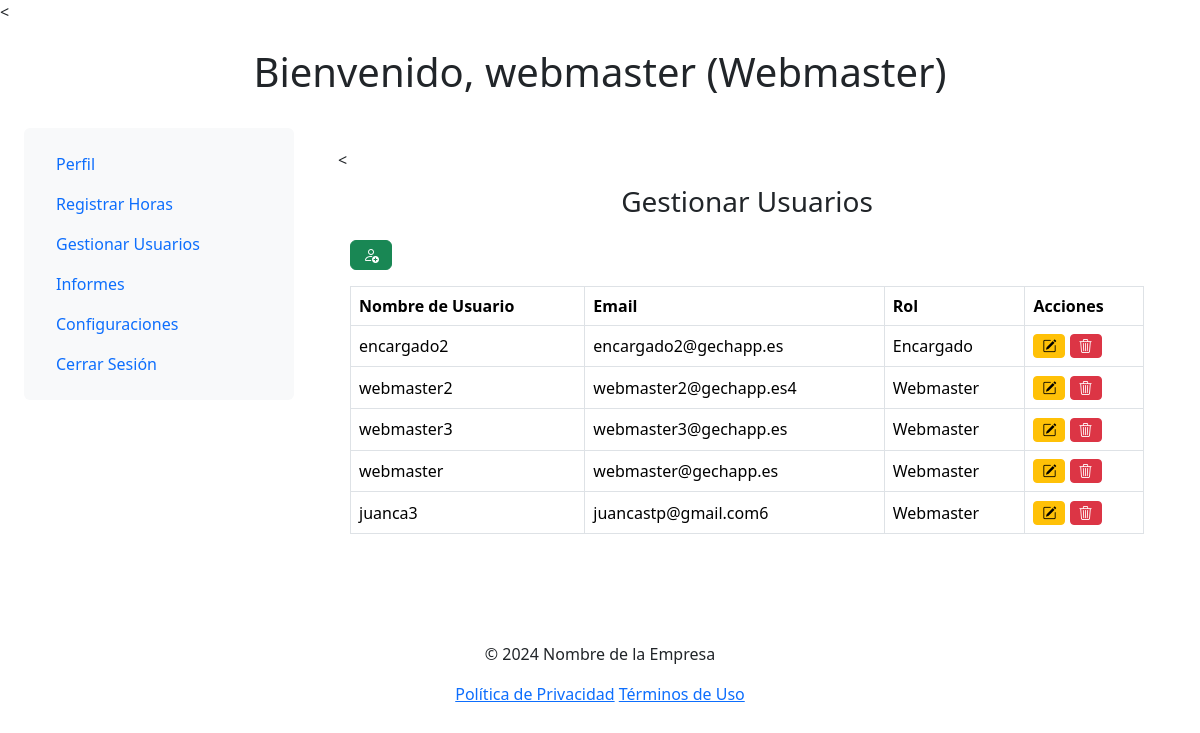
Page /dashboard.php?page=manage_users (signed in) on the earlier database version.
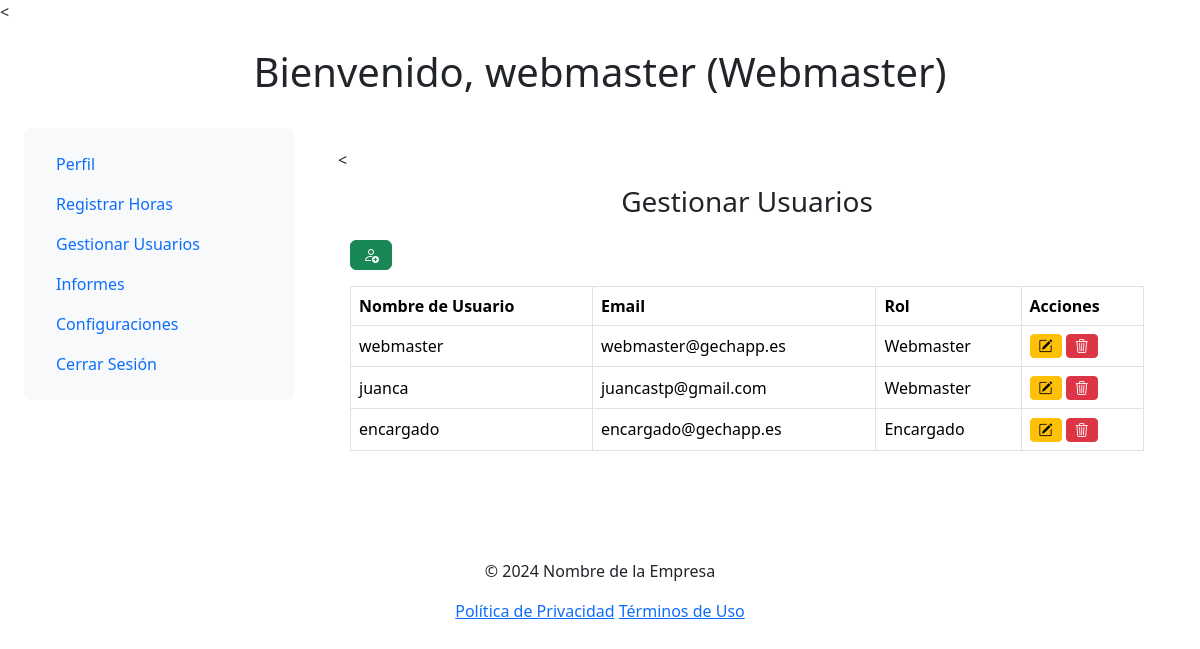
Same page on the later database version.
### tables this page shows
CREATE TABLE `users` (
  `id` int(11) NOT NULL,
  `username` varchar(50) NOT NULL,
  `email` varchar(100) NOT NULL,
  `password` varchar(255) NOT NULL,
  `created_at` timestamp NOT NULL DEFAULT current_timestamp(),
  `role_id` int(11) DEFAULT NULL
);

CREATE TABLE `roles` (
  `id` int(11) NOT NULL,
  `role_name` varchar(50) NOT NULL
);

### manage_users.php (the view, shortened to what the changed rows need)
<?php
include('db_config.php');
$sql = "SELECT u.id, u.username, u.email, r.role_name FROM users u JOIN roles r ON u.role_id = r.id";
$result = $conn->query($sql);
?>
<!DOCTYPE html>
<html lang="es">
<head>
    <link href="https://cdn.jsdelivr.net/npm/bootstrap@5.3.3/dist/css/bootstrap.min.css" rel="stylesheet">
    <link rel="stylesheet" href="https://cdn.jsdelivr.net/npm/bootstrap-icons@1.11.3/font/bootstrap-icons.min.css">
</head>
<body>
<main class="container">
    <div class="row">
        <div class="col-md-12">
            <div class="table-responsive">
                <table class="table table-hover table-bordered">
                    <thead class="thead-dark">
                        <tr>
                            <th>Nombre de Usuario</th>
                            <th>Email</th>
                            <th>Rol</th>
                            <th>Acciones</th>
                        </tr>
                    </thead>
                    <tbody>
                        <?php while ($row = $result->fetch_array()): ?>
                        <tr>
                            <td><?php echo htmlspecialchars($row['username']); ?></td>
                            <td><?php echo htmlspecialchars($row['email']); ?></td>
                            <td><?php echo htmlspecialchars($row['role_name']); ?></td>
                            <td>
                                <a href="#" class="btn btn-warning btn-sm" data-toggle="modal" data-target="#editUserModal<?php echo $row['id']; ?>"><i class="bi bi-pencil-square"></i></a>
                                <a href="#" class="btn btn-danger btn-sm" data-toggle="modal" data-target="#confirmDeleteModal<?php echo $row['id']; ?>"><i class="bi bi-trash3"></i></a>
                            </td>
                        </tr>
                        <?php endwhile; ?>
                    </tbody>
                </table>
            </div>
        </div>
    </div>
</main>
</body>
</html>

### dashboard.php (shortened to what the changed rows need)
<?php
include('db_config.php');
$user_id = $_SESSION['user_id'];
$sql = "SELECT role_id, username, email, role_name FROM users u JOIN roles r ON u.role_id = r.id WHERE u.id = ?";
$stmt = $conn->prepare($sql);
$stmt->bind_param("i", $user_id);
$stmt->execute();
$stmt->bind_result($role_id, $username, $email, $role_name);
?>
<!DOCTYPE html>
<html lang="es">
<head>
    <link href="https://cdn.jsdelivr.net/npm/bootstrap@5.3.3/dist/css/bootstrap.min.css" rel="stylesheet">
    <link rel="stylesheet" href="https://cdnjs.cloudflare.com/ajax/libs/bootstrap-icons/1.5.0/font/bootstrap-icons.min.css">
    <link rel="stylesheet" href="https://cdn.jsdelivr.net/npm/bootstrap-icons@1.11.3/font/bootstrap-icons.min.css">
</head>
<body>
    <div class="container-fluid full-width-container">
        <header class="container-fluid text-center py-4">
            <h1>Bienvenido, <?php echo htmlspecialchars($username); ?> (<?php echo htmlspecialchars($role_name); ?>)</h1>
        </header>
        <main class="container-fluid">
            <div class="row no-gutters">
                <div class="col-md-9">
                    <div class="content" id="contentArea">
                        <?php
                        if (isset($_GET['page'])) {
                            $page = $_GET['page'];
                            if ($page == 'manage_users' && ($role_id == 1 || $role_id == 2)) {
                                include('manage_users.php');
                            }
                        } else {
                            echo "<h2>Dashboard</h2><p>Bienvenido al sistema de control horario.</p>";
                        }
                        ?>
                    </div>
                </div>
            </div>
        </main>
    </div>
    <link href="https://cdn.jsdelivr.net/npm/bootstrap@5.3.3/dist/css/bootstrap.min.css" rel="stylesheet">
    <link rel="stylesheet" href="https://cdnjs.cloudflare.com/ajax/libs/bootstrap-icons/1.5.0/font/bootstrap-icons.min.css">
    <link rel="stylesheet" href="https://cdn.jsdelivr.net/npm/bootstrap-icons@1.11.3/font/bootstrap-icons.min.css">
</body>
</html>

Differences in the rows shown:
removed users: username "encargado2", email "encargado2@gechapp.es", role.role_name "Encargado"
removed users: username "webmaster2", email "webmaster2@gechapp.es4", role.role_name "Webmaster"
removed users: username "webmaster3", email "webmaster3@gechapp.es", role.role_name "Webmaster"
removed users: username "juanca3", email "juancastp@gmail.com6", role.role_name "Webmaster"
added users: username "juanca", email "juancastp@gmail.com", role.role_name "Webmaster"
added users: username "encargado", email "encargado@gechapp.es", role.role_name "Encargado"
